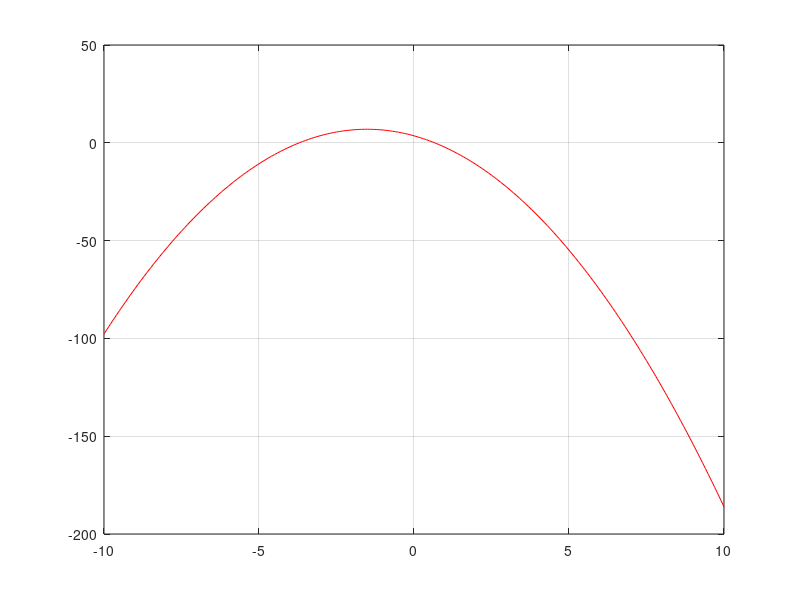

Write MATLAB code to recreate this figure.
% test quadratic regression

a_vect = 3*randn(3, 1);

a = -abs(a_vect(1)); b = 3*a_vect(2); c = a_vect(3) + 3;

Sm1 = a - b + c;
S = c;
Sp1 = a + b + c;

b_est = (Sp1 - Sm1)/2;
a_est = (Sp1 + Sm1- 2*S)/2;

delta = (Sp1 - Sm1) / ( 2.0*(2*S - Sp1 - Sm1) );
delta 
delta_idl = -b/(2*a)
x_arr = -10:0.1:10;

y_arr = a.*x_arr.^2 + b * x_arr + c;
max(y_arr)
figure(1);
plot(x_arr, y_arr, '-r');
grid on;

y_delta = a * delta^2 + b * delta + c
y_delta_idl = a * delta_idl^2 + b * delta_idl + c